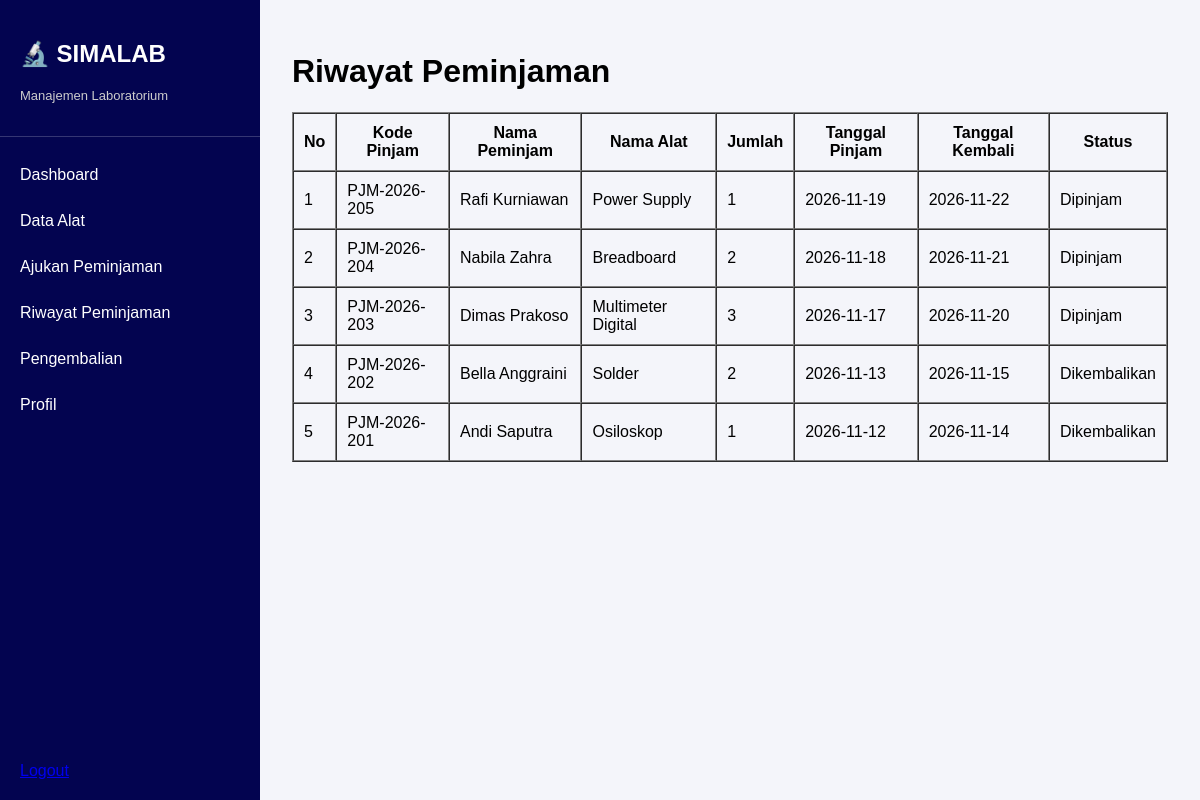
The page /user/riwayat.php (signed in) on the database its author committed.
### tables this page shows
CREATE TABLE `peminjaman` (
  `id` int(11) NOT NULL,
  `kode_pinjam` varchar(20) NOT NULL,
  `peminjam_id` int(11) NOT NULL,
  `tanggal_pinjam` date NOT NULL,
  `tanggal_kembali_rencana` date NOT NULL,
  `tanggal_kembali_aktual` date DEFAULT NULL,
  `status` enum('Dipinjam','Dikembalikan','Terlambat') DEFAULT 'Dipinjam',
  `kondisi_kembali` enum('Baik','Rusak Ringan','Rusak Berat') DEFAULT NULL,
  `catatan` text DEFAULT NULL,
  `created_at` timestamp NOT NULL DEFAULT current_timestamp(),
  `updated_at` timestamp NOT NULL DEFAULT current_timestamp() ON UPDATE current_timestamp()
);

CREATE TABLE `peminjam` (
  `id` int(11) NOT NULL,
  `nama` varchar(100) NOT NULL,
  `nim` varchar(20) NOT NULL,
  `kelas` varchar(30) NOT NULL,
  `no_hp` varchar(20) DEFAULT NULL,
  `created_at` timestamp NOT NULL DEFAULT current_timestamp(),
  `password` varchar(255) NOT NULL DEFAULT ''
);

CREATE TABLE `alat` (
  `id` int(11) NOT NULL,
  `kode_alat` varchar(20) NOT NULL,
  `nama_alat` varchar(150) NOT NULL,
  `kategori_id` int(11) DEFAULT NULL,
  `jumlah_total` int(11) NOT NULL DEFAULT 0,
  `jumlah_tersedia` int(11) NOT NULL DEFAULT 0,
  `kondisi` enum('Baik','Rusak Ringan','Rusak Berat') DEFAULT 'Baik',
  `keterangan` text DEFAULT NULL,
  `created_at` timestamp NOT NULL DEFAULT current_timestamp(),
  `updated_at` timestamp NOT NULL DEFAULT current_timestamp() ON UPDATE current_timestamp()
);

CREATE TABLE `detail_peminjaman` (
  `id` int(11) NOT NULL,
  `peminjaman_id` int(11) NOT NULL,
  `alat_id` int(11) NOT NULL,
  `jumlah` int(11) NOT NULL DEFAULT 1
);

### user/riwayat.php (the view, shortened to what this page needs)
<?php
include '../config/koneksi.php';
$query = mysqli_query($connect, "
    SELECT
        peminjaman.kode_pinjam,
        peminjam.nama,
        alat.nama_alat,
        detail_peminjaman.jumlah,
        peminjaman.tanggal_pinjam,
        peminjaman.tanggal_kembali_rencana,
        peminjaman.status
    FROM peminjaman
    JOIN peminjam ON peminjaman.peminjam_id = peminjam.id
    JOIN detail_peminjaman ON peminjaman.id = detail_peminjaman.peminjaman_id
    JOIN alat ON detail_peminjaman.alat_id = alat.id
    ORDER BY peminjaman.id DESC
");
?>
<!DOCTYPE html>
<html lang="id">
<head>
    <link rel="stylesheet" href="user.css">
</head>
<body>
<?php include 'sidebar.php'; ?>
<main class="main-content">
    <h1>Riwayat Peminjaman</h1>
    <table border="1" cellpadding="10" cellspacing="0" width="100%">
        <tr>
            <th>No</th>
            <th>Kode Pinjam</th>
            <th>Nama Peminjam</th>
            <th>Nama Alat</th>
            <th>Jumlah</th>
            <th>Tanggal Pinjam</th>
            <th>Tanggal Kembali</th>
            <th>Status</th>
        </tr>
        <?php
        $no = 1;
        while ($data = mysqli_fetch_array($query)) {
        ?>
        <tr>
            <td><?php echo $no++; ?></td>
            <td><?php echo $data['kode_pinjam']; ?></td>
            <td><?php echo $data['nama']; ?></td>
            <td><?php echo $data['nama_alat']; ?></td>
            <td><?php echo $data['jumlah']; ?></td>
            <td><?php echo $data['tanggal_pinjam']; ?></td>
            <td><?php echo $data['tanggal_kembali_rencana']; ?></td>
            <td><?php echo $data['status']; ?></td>
        </tr>
        <?php } ?>
    </table>
</main>
</body>
</html>

### user/user.css (style rules this page uses)
* { box-sizing: border-box; }
body { margin: 0; font-family: Arial, sans-serif; background: #f4f5fa; }
.main-content { margin-left: 260px; flex: 1; min-width: 0; padding: 32px; }

### rows shown on the page
peminjaman: kode_pinjam "PJM-2026-205", peminjam.nama "Rafi Kurniawan", alat.nama_alat "Power Supply", detail_peminjaman.jumlah "1", tanggal_pinjam "2026-11-19", tanggal_kembali_rencana "2026-11-22", status "Dipinjam"
peminjaman: kode_pinjam "PJM-2026-204", peminjam.nama "Nabila Zahra", alat.nama_alat "Breadboard", detail_peminjaman.jumlah "2", tanggal_pinjam "2026-11-18", tanggal_kembali_rencana "2026-11-21", status "Dipinjam"
peminjaman: kode_pinjam "PJM-2026-203", peminjam.nama "Dimas Prakoso", alat.nama_alat "Multimeter Digital", detail_peminjaman.jumlah "3", tanggal_pinjam "2026-11-17", tanggal_kembali_rencana "2026-11-20", status "Dipinjam"
peminjaman: kode_pinjam "PJM-2026-202", peminjam.nama "Bella Anggraini", alat.nama_alat "Solder", detail_peminjaman.jumlah "2", tanggal_pinjam "2026-11-13", tanggal_kembali_rencana "2026-11-15", status "Dikembalikan"
peminjaman: kode_pinjam "PJM-2026-201", peminjam.nama "Andi Saputra", alat.nama_alat "Osiloskop", detail_peminjaman.jumlah "1", tanggal_pinjam "2026-11-12", tanggal_kembali_rencana "2026-11-14", status "Dikembalikan"
